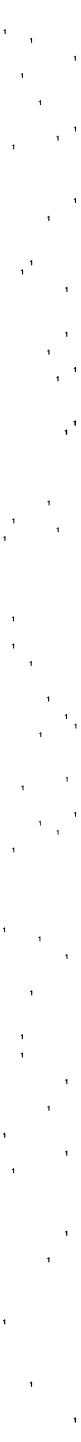
#> input picture exercises/02_shape_based_object_classification/input/numbers/1.png, 801 x 14418 px (shown at 1/10 size)
$ python ex09simpleOCRwithSolver.py
#> lines starting #> are read from the running program, lines starting #| are printed output that depends on the picture; after the words box and inside, x2 and y2 are one past the last pixel; in counts of white or black regions, pixels touching at a corner belong together
import cv2
import numpy as np
import random
from icecream import ic
import sudoku_solver


def findContoursInFile(filename):
#> called with filename = '../input/numbers/1.png'
    image = cv2.imread(filename, 1)
#> image is the input picture: shape (14418, 801, 3); 99.7% white; 52 black regions, largest, box (x1, y1, x2, y2) and area: (734, 4204, 760, 4257) 850, (646, 4295, 672, 4348) 825, (736, 14175, 761, 14227) 758
    image_grey = cv2.cvtColor(image, cv2.COLOR_BGR2GRAY)
#> image_grey: shape (14418, 801); 99.7% white; 52 black regions

    contours, hierarchy = cv2.findContours(image_grey, cv2.RETR_TREE, cv2.CHAIN_APPROX_SIMPLE)
#> contours = 54 contours, 1 with area under 20; largest, box (x1, y1, x2, y2) and area: (0, 0, 801, 14418) 11533600, (733, 4203, 761, 4258) 918, (645, 4294, 673, 4349) 894, (735, 14174, 762, 14228) 826, (296, 13815, 323, 13869) 800
    return contours


def analyzeContours(contours, objectClass):
#> called with objectClass = 1
    observations = []
#> observations = []
    for idx, contour in enumerate(contours):
        observation = []
        perimeter = cv2.arcLength(contours[idx], 1)
        area = cv2.contourArea(contours[idx], True)
        if area <= 0:
            continue
        compactness = perimeter * perimeter / (4 * 3.141592 * area)

        mu = cv2.moments(contours[idx], False)
        hu = cv2.HuMoments(mu).flatten()
        coordinatex = mu['m10'] / mu['m00']
        coordinatey = mu['m01'] / mu['m00']
        observation.append(objectClass)
        observation.append(coordinatex)
        observation.append(coordinatey)
        observation.append(area)
        observation.append(perimeter)
        observation.append(mu['mu12'] / 1000.)
        observations.append(observation)
#> this loop made 54 passes
#> (perimeter, area, compactness, coordinatex, coordinatey) on passes 2 to 13: (151.5, 825.5, 2.21, 752.1, 14198.3), (148.3, 800, 2.19, 312.7, 13839.6), (145.6, 734, 2.3, 44.69, 13216.1), (148.4, 759, 2.31, 486.8, 12595.7), (143.4, 758.5, 2.16, 664.9, 12330.1), (145, 693.5, 2.41, 133.6, 11704.4), (143.1, 738, 2.21, 665.2, 11528.9), (145.3, 737, 2.28, 44.85, 11350.3), (143.7, 683.5, 2.4, 487.6, 11080.8), (145.8, 718.5, 2.36, 666, 10812.9), (139.9, 695, 2.24, 221.4, 10547.7), (140.5, 695.5, 2.26, 221.5, 10364.9)
#> (contour, perimeter, area) on pass 1: ([[0, 0], [0, 14417], [800, 14417], [800, 0]], 30434, -11533600)
#> after the loop, observations = 53 items
    return observations


def main():
    t1 = analyzeContours(findContoursInFile("../input/numbers/1.png"), 1)
#> t1 = 53 items
    t2 = analyzeContours(findContoursInFile("../input/numbers/2.png"), 2)
#> call 2 of findContoursInFile, with filename = '../input/numbers/2.png'
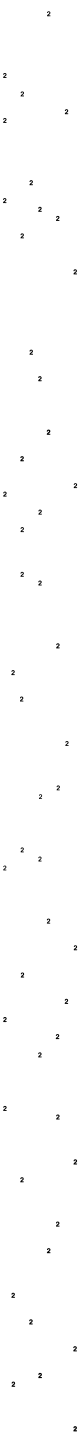
#> input picture exercises/02_shape_based_object_classification/input/numbers/2.png, 801 x 14418 px (shown at 1/10 size)
#> in findContoursInFile, image is the input picture: shape (14418, 801, 3); 99.6% white; 49 black regions, largest, box (x1, y1, x2, y2) and area: (734, 14261, 770, 14315) 1279, (382, 13729, 419, 13782) 1263, (467, 4296, 504, 4348) 1240
#> in findContoursInFile (call 2), `image_grey = cv2.cvtColor(image, cv2.COLOR_BGR2GRAY)`: image_grey: shape (14418, 801); 99.6% white; 49 black regions
#> in findContoursInFile (call 2), `contours, hierarchy = cv2.findContours(image_grey, cv2.RETR_TREE, cv2...`: contours = 50 contours; largest, box (x1, y1, x2, y2) and area: (0, 0, 801, 14418) 11533600, (733, 14260, 771, 14316) 1381, (381, 13728, 420, 13783) 1368, (466, 4295, 505, 4349) 1343, (202, 4560, 241, 4614) 1270
#> the loop in analyzeContours (call 2), `for idx, contour in enumerate(contours):` made 50 passes
#> (perimeter, area, compactness, coordinatex, coordinatey) on passes 2 to 13: (240.8, 1381, 3.34, 751.8, 14288.9), (237.2, 1267.5, 3.53, 133.7, 13842.9), (244.9, 1368.5, 3.49, 401, 13755.8), (243.5, 1266, 3.73, 750.7, 13488.9), (238.3, 1251, 3.61, 309.4, 13219.8), (235.2, 1196.5, 3.68, 131.6, 12953.7), (232.3, 1229, 3.49, 487, 12507.9), (239.1, 1207, 3.77, 577.3, 12241.8), (237.7, 1180.5, 3.81, 220, 11798.7), (240.2, 1261.5, 3.64, 753.2, 11620.2), (234.2, 1161, 3.76, 578.9, 11170.9), (232.4, 1126.5, 3.82, 49.15, 11084.9)
#> t2 = 49 items
    t3 = analyzeContours(findContoursInFile("../input/numbers/3.png"), 3)
#> call 3 of findContoursInFile, with filename = '../input/numbers/3.png'
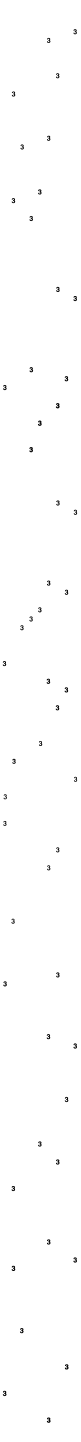
#> input picture exercises/02_shape_based_object_classification/input/numbers/3.png, 801 x 14418 px (shown at 1/10 size)
#> in findContoursInFile, image is the input picture: shape (14418, 801, 3); 99.6% white; 51 black regions, largest, box (x1, y1, x2, y2) and area: (559, 4031, 596, 4084) 1260, (469, 14175, 506, 14228) 1237, (379, 4205, 417, 4259) 1235
#> in findContoursInFile (call 3), `image_grey = cv2.cvtColor(image, cv2.COLOR_BGR2GRAY)`: image_grey: shape (14418, 801); 99.6% white; 51 black regions
#> in findContoursInFile (call 3), `contours, hierarchy = cv2.findContours(image_grey, cv2.RETR_TREE, cv2...`: contours = 52 contours; largest, box (x1, y1, x2, y2) and area: (0, 0, 801, 14418) 11533600, (558, 4030, 597, 4085) 1364, (468, 14174, 507, 14229) 1340, (378, 4204, 418, 4260) 1340, (293, 4469, 331, 4524) 1312
    t4 = analyzeContours(findContoursInFile("../input/numbers/4.png"), 4)
#> call 4 of findContoursInFile, with filename = '../input/numbers/4.png'
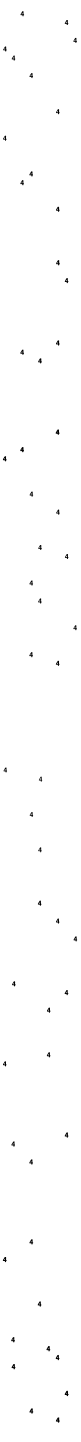
#> input picture exercises/02_shape_based_object_classification/input/numbers/4.png, 801 x 14418 px (shown at 1/10 size)
#> in findContoursInFile, image is the input picture: shape (14418, 801, 3); 99.5% white; 53 black regions, largest, box (x1, y1, x2, y2) and area: (557, 4295, 596, 4348) 1223, (647, 13908, 686, 13961) 1203, (559, 14174, 597, 14226) 1183
    t5 = analyzeContours(findContoursInFile("../input/numbers/5.png"), 5)
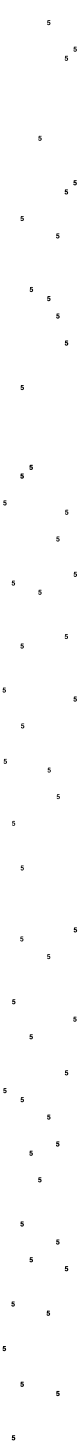
#> input picture exercises/02_shape_based_object_classification/input/numbers/5.png, 801 x 14418 px (shown at 1/10 size)
#> in findContoursInFile, image is the input picture: shape (14418, 801, 3); 99.5% white; 54 black regions, largest, box (x1, y1, x2, y2) and area: (203, 4735, 240, 4787) 1273, (294, 4647, 329, 4700) 1251, (561, 13909, 597, 13962) 1239
    t6 = analyzeContours(findContoursInFile("../input/numbers/6.png"), 6)
    t7 = analyzeContours(findContoursInFile("../input/numbers/7.png"), 7)
    t8 = analyzeContours(findContoursInFile("../input/numbers/8.png"), 8)
    t9 = analyzeContours(findContoursInFile("../input/numbers/9.png"), 9)
    joined_list = t1 + t2 + t3 + t4 + t5 + t6 + t7 + t8 + t9

    # Set up training data
    labels = np.zeros(len(joined_list), dtype=int)
    trainingData = np.zeros((len(joined_list), len(joined_list[0]) - 3), dtype=np.float32)
    for idx, observation in enumerate(joined_list):
        labels[idx] = observation[0]
        trainingData[idx, 0] = observation[3]
        trainingData[idx, 1] = observation[4]
        trainingData[idx, 2] = observation[5]

    # Train the SVM
    svm = cv2.ml.SVM_create()
    svm.setType(cv2.ml.SVM_C_SVC)
    svm.setKernel(cv2.ml.SVM_POLY)
    svm.setTermCriteria((cv2.TERM_CRITERIA_MAX_ITER, 100, 1e-6))
    svm.setDegree(2)
    svm.setCoef0(2)
    svm.train(trainingData, cv2.ml.ROW_SAMPLE, labels)

    filename = "../input/sudokuer/01bw.png"
    image = cv2.imread(filename)
    output = analyzeContours(findContoursInFile(filename), 1)

    '''0 means the cells where no value is assigned'''
    grid = [[0, 0, 0, 0, 0, 0, 0, 0, 0],
            [0, 0, 0, 0, 0, 0, 0, 0, 0],
            [0, 0, 0, 0, 0, 0, 0, 0, 0],
            [0, 0, 0, 0, 0, 0, 0, 0, 0],
            [0, 0, 0, 0, 0, 0, 0, 0, 0],
            [0, 0, 0, 0, 0, 0, 0, 0, 0],
            [0, 0, 0, 0, 0, 0, 0, 0, 0],
            [0, 0, 0, 0, 0, 0, 0, 0, 0],
            [0, 0, 0, 0, 0, 0, 0, 0, 0]]

    random.seed(12345)
    drawing = 0.0012*image
    for idx, values in enumerate(output):
        area = values[3]
        if area > 400:
            coordx = int(values[1])
            coordy = int(values[2])
            sampleMat = np.array([values[3:7]], dtype=np.float32)

            recognizedClass = int(svm.predict(sampleMat)[1][0][0])
            print(f"{coordx:5d}, {coordy:5d}, {recognizedClass:1}")
            cv2.putText(drawing, f"{recognizedClass}",
                    (coordx, coordy),
                    cv2.FONT_HERSHEY_TRIPLEX,
                    1,
                    (0, 0, 255))

            column = int(coordy * 9 / 800)
            row = int(coordx * 9 / 800)
            grid[column][row] = recognizedClass

    print()
    if (sudoku_solver.Suduko(grid, 0, 0)):
        sudoku_solver.puzzle(grid)
    else:
        print("Solution does not exist:(")

    cv2.namedWindow("Contours", cv2.WINDOW_AUTOSIZE)
    cv2.imshow("Contours", drawing)
    cv2.waitKey(-1)

    drawing = 0.0012*image
    for idx, values in enumerate(output):
        for column in range(9):
            for row in range(9):
                coordy = int((row + 0.5) * 800 / 9)
                coordx = int((column + 0.5) * 800 / 9)
                cv2.putText(drawing, "%d" % grid[row][column],
                        (coordx, coordy),
                        cv2.FONT_HERSHEY_TRIPLEX,
                        1,
                        (0, 0, 255))

    cv2.namedWindow("Contours", cv2.WINDOW_AUTOSIZE)
    cv2.imshow("Contours", drawing)
    cv2.waitKey(-1)


#> (the run stopped early here; a loop or call above may not have finished)
